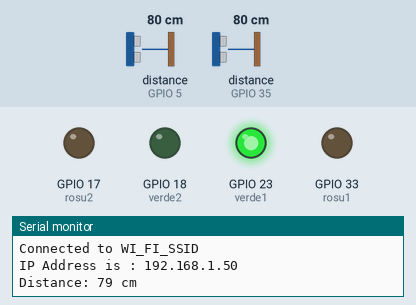
Simulated run of this sketch. Board: ESP32. On the bench: output pins drawn as LEDs (lit = HIGH), the last lines printed to the serial monitor. Wiring (inferred from the names in the program): ultrasonic range finder: trigger GPIO 2; echo GPIO 5. The test bench sets the inputs (shaded band); at power-on: distance to the obstacle (sensors on GPIO 5, GPIO 35) 80 cm. The echo pulse lasts 58.3 µs per cm; WiFi joins after 1.5 s; servers stay silent unless stated; pins used as bus, display or sensor lines are not drawn.

Above: at 9.2 s.
9.3 s: distance to the obstacle (sensor on GPIO 5) set to 12 cm
17.9 s: distance to the obstacle (sensor on GPIO 5) set to 9 cm
At 25.9 s:
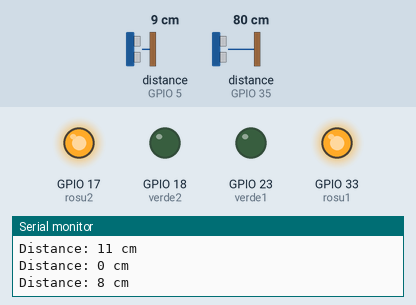
26.8 s: distance to the obstacle (sensor on GPIO 5) set to 18 cm
At 35.1 s:
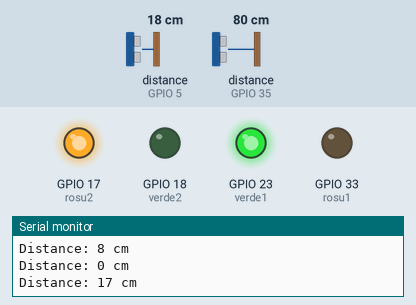
35.4 s: distance to the obstacle (sensor on GPIO 5) set to 2 cm
At 43.0 s:
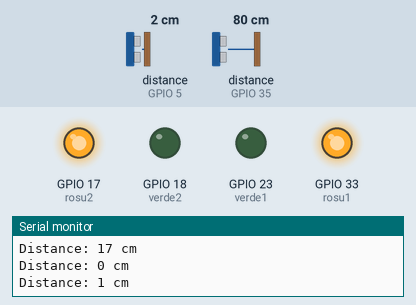
Timing chart, 0 to 44.5 s (numbered marks = the images above; inputs shaded):
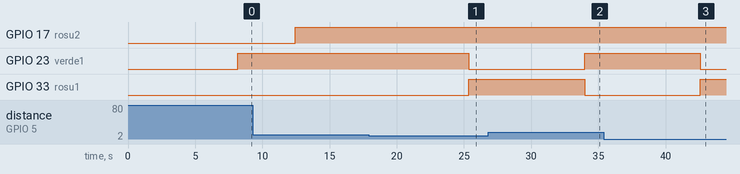

Measured:
- the behaviour switches between 11 and 10 cm on distance to the obstacle (sensor on GPIO 5) (found by bisection; images 0 and 1)
- after the input at 17.9 s, GPIO 23 (verde1): HIGH → LOW after 7.5 s; GPIO 33 (rosu1): LOW → HIGH after 7.5 s
- after the input at 26.8 s, GPIO 23 (verde1): LOW → HIGH after 7.2 s; GPIO 33 (rosu1): HIGH → LOW after 7.2 s
- after the input at 35.4 s, GPIO 23 (verde1): HIGH → LOW after 7.2 s; GPIO 33 (rosu1): LOW → HIGH after 7.2 s

The sketch:

parcare_firebase.ino
```cpp
#include <WiFi.h>
#include "FirebaseESP32.h"

const int echoPin= 5 ;// attach pin D2 Arduino to pin Echo of HC-SR04
const int trigPin= 2; //attach pin D3 Arduino to pin Trig of HC-SR04
const int echopin2=35;
const int trigpin2=34;

// defines variables
long duration; // variable for the duration of sound wave travel
long duration2;
int distance2;
int distance; // variable for the distance measurement


#define FIREBASE_HOST "YOUR_HOST"      // Project name address from firebase id

#define WIFI_PASSWORD "YOUR_PASSWORD"
const int rosu1=33;
const int verde1=23;
const int rosu2=17;
const int verde2=18;
String o="ocupat";
#define FIREBASE_AUTH "SECRET_KEY"            //  Secret key generated from firebase

String title="Loc1";
String title2="Loc2";

#define WIFI_SSID "WI_FI_SSID"                                     // Enter your wifi name

String l="liber";
FirebaseData firebasedata;
void setup() {
     Serial.begin(115200);

  pinMode(trigPin, OUTPUT); // Sets the trigPin as an OUTPUT
  pinMode(echoPin, INPUT); // Sets the echoPin as an INPUT
   pinMode(trigpin2, OUTPUT); // Sets the trigPin as an OUTPUT
  pinMode(echopin2, INPUT);
   // // Serial Communication is starting with 9600 of baudrate speed
  Serial.println("Ultrasonic Sensor HC-SR04 Test"); // print some text in Serial Monitor
  Serial.println("with Arduino UNO R3");

  delay(4000);
  WiFi.begin(WIFI_SSID, WIFI_PASSWORD);                                     //try to connect with wifi
  Serial.print("Connecting to ");
  Serial.print(WIFI_SSID);
  while (WiFi.status() != WL_CONNECTED) {
    Serial.print(".");
    delay(4000);
  }
  Serial.println();
  Serial.print("Connected to ");
  Serial.println(WIFI_SSID);
  Serial.print("IP Address is : ");
  Serial.println(WiFi.localIP());                                            //print local IP address
  Firebase.begin(FIREBASE_HOST, FIREBASE_AUTH);                              // connect to firebase


pinMode(rosu1,OUTPUT);
pinMode(verde1,OUTPUT);
pinMode(rosu2,OUTPUT);
pinMode(verde2,OUTPUT);
}
void loop() {
  // Clears the trigPin condition
  Firebase.setString(firebasedata,"/PARCARE1/loc1/title",title);
  digitalWrite(trigPin, LOW);
  delayMicroseconds(2);
  // Sets the trigPin HIGH (ACTIVE) for 10 microseconds
  digitalWrite(trigPin, HIGH);
  delayMicroseconds(10);
  digitalWrite(trigPin, LOW);
  // Reads the echoPin, returns the sound wave travel time in microseconds
  duration = pulseIn(echoPin, HIGH);
  // Calculating the distance
  distance = duration * 0.034 / 2; // Speed of sound wave divided by 2 (go and back)
  // Displays the distance on the Serial Monitor
  Serial.print("Distance: ");
  Serial.print(distance);
  Serial.println(" cm");
  if(distance<10){
    digitalWrite(rosu1,HIGH);
    digitalWrite(verde1,LOW);
    Firebase.setString(firebasedata,"/PARCARE1/loc1/status",o);
    delay(4000);
  }
  else{
    digitalWrite(verde1,HIGH);
    digitalWrite(rosu1,LOW);
    Firebase.setString(firebasedata,"/PARCARE1/loc1/status",l);
    delay(4000);
  }
   Firebase.setString(firebasedata,"/PARCARE1/loc2/title",title2);
  digitalWrite(trigpin2, LOW);
  delayMicroseconds(2);
  // Sets the trigPin HIGH (ACTIVE) for 10 microseconds
  digitalWrite(trigpin2, HIGH);
  delayMicroseconds(10);
  digitalWrite(trigpin2, LOW);
  // Reads the echoPin, returns the sound wave travel time in microseconds
  duration = pulseIn(echopin2, HIGH);
  // Calculating the distance
  distance2 = duration2 * 0.034 / 2; // Speed of sound wave divided by 2 (go and back)
  // Displays the distance on the Serial Monitor
  Serial.print("Distance: ");
  Serial.print(distance2);
  Serial.println(" cm");
  if(distance2<10){
    digitalWrite(rosu2,HIGH);
    digitalWrite(verde2,LOW);
    Firebase.setString(firebasedata,"/PARCARE1/loc2/status",o);
    delay(4000);
  }
  else{
    digitalWrite(verde2,HIGH);
    digitalWrite(rosu2,LOW);
    Firebase.setString(firebasedata,"/PARCARE1/loc2/status",l);
    delay(4000);
  }


}
```
